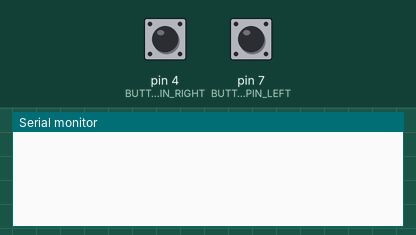
Recording of a sketch running on a simulated Arduino Leonardo, built with avr-gcc and run on an emulated ATmega32U4. Parts: the last lines printed to the serial monitor. The inputs (shaded band) are chosen by the test bench; at power-on: pin 4 (BUTTON_PIN_RIGHT) LOW, pin 7 (BUTTON_PIN_LEFT) LOW. USB keyboard and mouse output is not drawn.

Above: at 1.2 s.
1.3 s: pin 4 (BUTTON_PIN_RIGHT) pulled HIGH for 0.15 s
At 1.9 s:
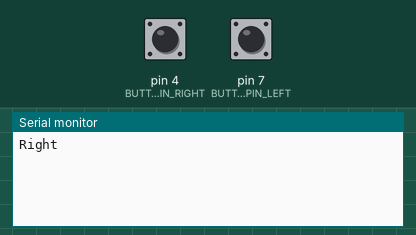
2.9 s: pin 7 (BUTTON_PIN_LEFT) pulled HIGH for 0.15 s
At 4.3 s:
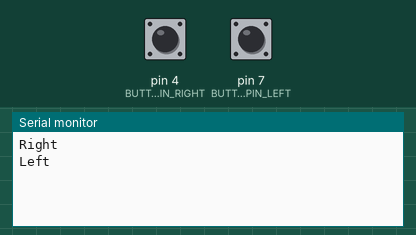

The sketch:

arduino-footpedal.ino
```cpp
#include "Keyboard.h"

const int BUTTON_PIN_LEFT = 7;
const int BUTTON_PIN_RIGHT = 4;

int previousButtonStateLeft = LOW;
int previousButtonStateRight = LOW;

void setup() {
  pinMode(BUTTON_PIN_LEFT, INPUT);
  pinMode(BUTTON_PIN_RIGHT, INPUT);
  Keyboard.begin();
}

void loop() {
  int buttonStateLeft = digitalRead(BUTTON_PIN_LEFT);
  if ((buttonStateLeft != previousButtonStateLeft) && (buttonStateLeft == HIGH)) {
    Keyboard.press(KEY_LEFT_CTRL);
    Keyboard.press(KEY_F12);
    Keyboard.releaseAll();
    Serial.println("Left");
    delay(200);
  }
  previousButtonStateLeft = buttonStateLeft;

  int buttonStateRight = digitalRead(BUTTON_PIN_RIGHT);
  if ((buttonStateRight != previousButtonStateRight) && (buttonStateRight == HIGH)) {
    Keyboard.press(KEY_ESC);
    Keyboard.releaseAll();
    Serial.println("Right");
    delay(200);
  }
  previousButtonStateRight = buttonStateRight;

}
```

Measured:
- after the input at 1.3 s, the serial monitor: prints a new line at once (image 1)
- after the input at 2.9 s, the serial monitor: prints a new line at once (image 2)
